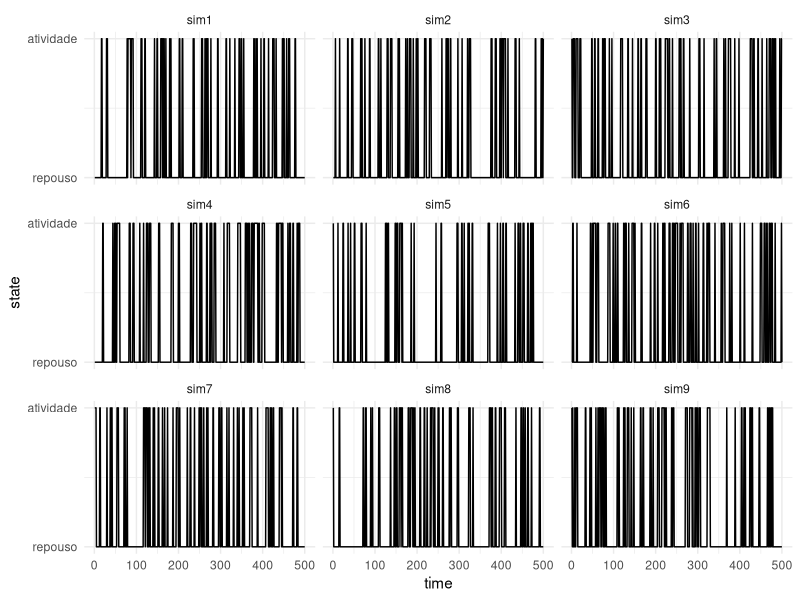
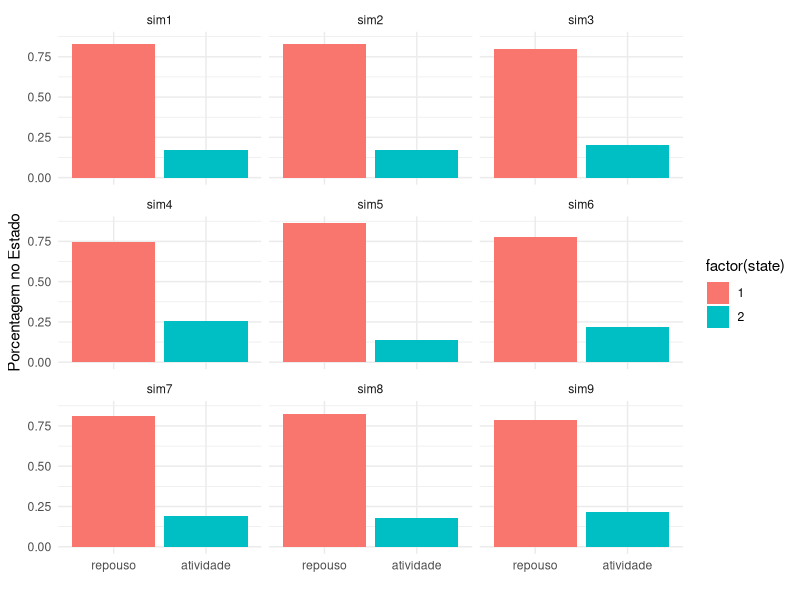

The R script that drew these images, in order:
## ---- chunk 1
states = c("repouso", "atividade")
(transition_matrix = matrix(c(0.9, 0.1, 0.5, 0.5), byrow = T, nrow = 2, dimnames = list(states,states)))
## ---- chunk 2
(initial_prob = matrix(c(0.5, 0.5), nrow = 1, dimnames = list(c(),states)))
## ---- chunk 3
set.seed(53)

# Quantas simulações e probabilidades iniciais
nchains  = 9
niter = 500

# Function that simulates a Markov Chain given a 
# vector containing the starting state in position 1
markov_chain_sim = function(transition_matrix, initial_prob, niter = 50){
    nstates = nrow(transition_matrix)
    chain = numeric(niter)
    
    #Sorteia os estados iniciais de acordo com a matriz de prob.
    chain[1] = sample(1:nstates, 1, prob = t(initial_prob))
    
    for(t in 2:niter){
        chain[t] = sample(1:nstates, 1, prob = transition_matrix[chain[t-1],])
    }
    
    return(chain)
}

#' Criando uma matrix que conterá todas simulações
#' Cada coluna é uma simulação diferente.
#' O número de linhas corresponde à quantidade de transições que queremos simular
sim = matrix(NA, niter, nchains)
colnames(sim) = paste0("sim", 1:nchains) 

# Repetimos a função markov_chain_sim para cada coluna
for(i in 1:nchains){
    sim[,i] = markov_chain_sim(transition_matrix, initial_prob, niter) 
}

tail(sim)
## ---- chunk 4
library(ggplot2)
library(tidyr)
library(dplyr)

sim_df = pivot_longer(data.frame(time = 1:nrow(sim), sim), cols = 2:(ncol(sim)+1), names_to = "sim", values_to = "state")

ggplot(sim_df) +
    geom_line(aes(x = time, y = state)) +
    scale_y_continuous(breaks = unique(sim_df$state), labels = states) +
    facet_wrap(vars(sim)) +
    theme_minimal()
## ---- chunk 5
sim_perc = sim_df %>% 
    group_by(sim, state) %>% 
    summarise(perc = n()/niter)

head(sim_perc)
## ---- chunk 6
ggplot(sim_perc, aes(y = perc, x = factor(state), fill = factor(state))) +
    geom_bar(stat = "identity") +
    scale_x_discrete(breaks = unique(sim_df$state), labels = states) +
    facet_wrap(vars(sim)) +
    theme_minimal() +
    xlab("") +
    ylab("Porcentagem no Estado")
## ---- chunk 7
niter = 500

step =  initial_prob %*% transition_matrix
for (i in 1:niter){
    step = step %*% transition_matrix
}

step
## ---- chunk 8
# sim_prop = data.frame(x = 1:niter, y = apply(sim, 1, function(x){sum(x == 1)/nchains}))
# 
# ggplot(sim_prop, aes(x, y)) +
#       geom_line() +
#       labs(x = "Iteration",
#            y = "Prop.") +
#       theme_minimal(base_size = 16)
